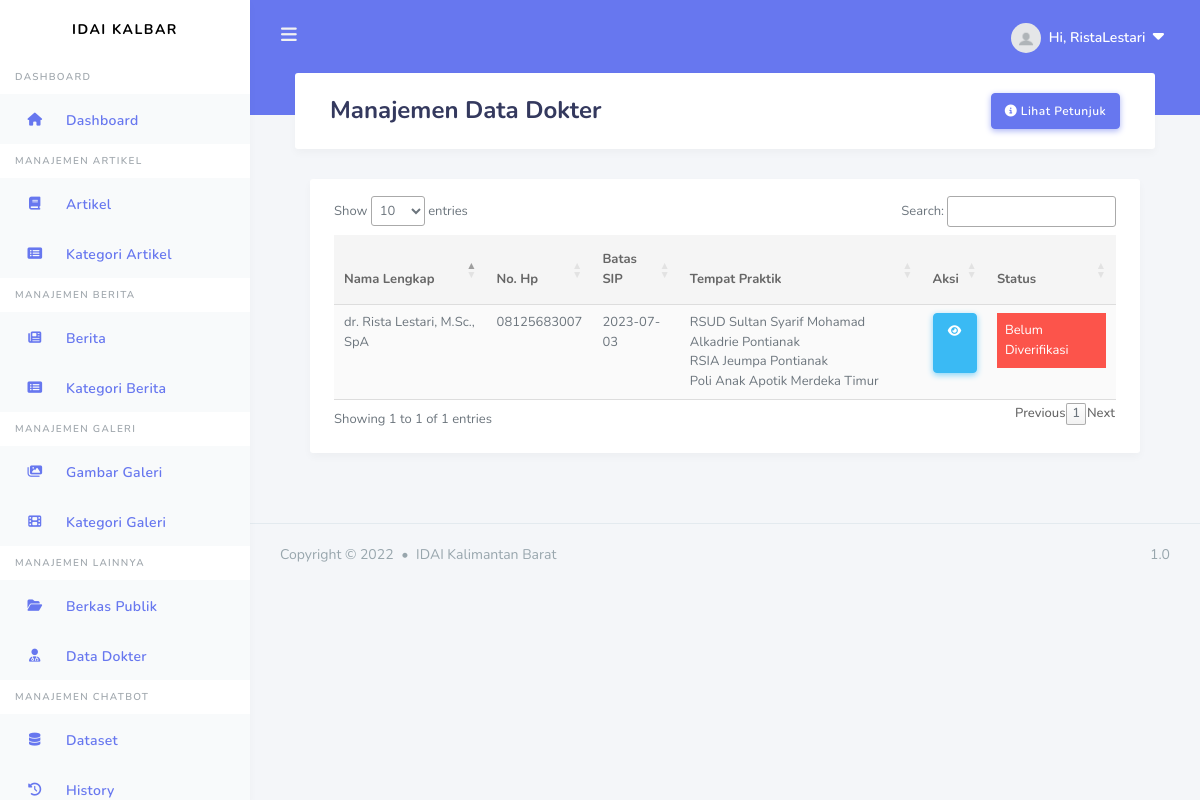
The app's page /admin/data-dokter (signed in) with its own data.
### apps/models.py (models this page shows, shortened)
class User(db.Model, UserMixin):
    id = db.Column(db.Integer, primary_key=True)
    username = db.Column(db.String(20), unique=True, nullable=False)
    email = db.Column(db.String(100), unique=True, nullable=False)
    image_file = db.Column(db.String(20), nullable=False, default='default.jpg')
    password = db.Column(db.String(20), nullable=False)
    articles = db.relationship('Article', backref='author', lazy=True)
    news = db.relationship('News', backref='author', lazy=True)
    galleries = db.relationship('Gallery', backref='author', lazy=True)
    image_galleries = db.relationship('Images_Gallery', backref='author', lazy=True)
    berkas = db.relationship('DataDokter', backref='owner', lazy=True, uselist=False)
    roles_id = db.Column(db.Integer, db.ForeignKey('roles.id'), nullable=False, default=2)

class DataDokter(db.Model):
    id = db.Column(db.Integer, primary_key=True)
    nama_lengkap = db.Column(db.String(100), unique=True, nullable=False)
    no_hp = db.Column(db.String(100), unique=True, nullable=False)
    batas_sip = db.Column(db.Date, nullable=False)
    status_data = db.Column(db.Boolean, default=False, nullable=False)
    user_id = db.Column(db.Integer, db.ForeignKey('user.id'), nullable=False)

class TempatPraktik(db.Model):
    id = db.Column(db.Integer, primary_key=True)
    tempat_praktik = db.Column(db.String(100), nullable=False)
    alamat_praktik = db.Column(db.String(200), nullable=False)
    kota_praktik = db.Column(db.String(50), nullable=False)
    hari_praktik = db.Column(db.String(50), nullable=False)
    jam_mulai = db.Column(db.Time, nullable=False)
    jam_selesai = db.Column(db.Time, nullable=False)
    user_id = db.Column(db.Integer, db.ForeignKey('user.id'))
    user = db.relationship('User', backref=db.backref('tempatpraktiks', lazy=True))

### apps/files/routes.py (the view)
@files.route("/admin/data-dokter", methods=['GET', 'POST'])
@login_required
def data_dokter():
    data = DataDokter.query.all()
    data_tp = TempatPraktik.query.all()
    return render_template('users/admin/data_dokter.html', title='Data Dokter', legend='Data Dokter', data=data, data_tp=data_tp)

### apps/models.py (called while the page is built)
@login_manager.user_loader
def load_user(user_id):
    return User.query.get(int(user_id))

### apps/templates/users/admin/data_dokter.html (shortened to what this page needs)
{% extends "layouts/base_dashboard.html" %}
{% block header %}
<div class="container">
    <h1>Manajemen {{ title }}</h1>
    <button type="button" class="btn btn-primary float-right" data-toggle="modal" data-target="#modalll">
        <i class="fa-solid fa-circle-info"></i>&nbsp;Lihat Petunjuk
    </button>
</div>
{% endblock header %}
{% block content %}
<div class="container">
    <div class="row">
      <div class="col-12 col-md-12 col-lg-12">
        <div class="card">
          <section class="section m-4">
            <table id="data" class="table table-striped table-hover">
                <thead>
                    <tr>
                        <th scope="col">Nama Lengkap</th>
                        <th scope="col">No. Hp</th>
                        <th scope="col">Batas SIP</th>
                        <th scope="col">Tempat Praktik</th>
                        <th scope="col">Aksi</th>
                        <th scope="col">Status</th>
                    </tr>
                    </thead>
                    <tbody>
                    {% for d in data %}
                    <tr>
                        <td>{{ d.nama_lengkap }}</td>
                        <td>{{ d.no_hp }}</td>
                        <td>{{ d.batas_sip }}</td>
                        <td>
                          {% for dtp in data_tp %}
                          {% if d.user_id == dtp.user_id %}
                            {{ dtp.tempat_praktik }}<br>
                          {% endif %}
                          {% endfor %}
                        </td>
                        <td>
                          <div>
                            <a class="btn btn-info" href="{{ url_for('files.data_detail', id=d.user_id) }}" role="button" title="Lihat Data"><i class="fa-solid fa-eye"></i>&nbsp;</a>
                          </div>
                        </td>
                        <td>
                            {% if d.status_data == false %}
                              <div class="p-2 mb-2 bg-danger text-white">Belum Diverifikasi</div>
                            {% else %}
                              <div class="p-2 mb-2 bg-success text-white">Terverifikasi</div>
                            {% endif %}
                        </td>
                    </tr>
                    {% endfor %}
                    </tbody>
            </table>
          </section>
        </div>
      </div>
    </div>
</div>
{% endblock content%}

### apps/templates/includes/header.html (shortened to what this page needs)
<div class="navbar-bg"></div>
    <nav class="navbar navbar-expand-lg main-navbar">
      <form class="form-inline mr-auto">
        <ul class="navbar-nav mr-3">
          <li><a href="#" data-toggle="sidebar" class="nav-link nav-link-lg"><i class="fas fa-bars"></i></a></li>
        </ul>
      </form>
      <ul class="navbar-nav navbar-right">
        <li class="dropdown"><a href="#" data-toggle="dropdown" class="nav-link notification-toggle nav-link-lg nav-link-user"><img src="{{ url_for ('static', filename='assets/img/profile_pics/default.jpg') }}" alt="" class="rounded-circle mr-1">
          <div class="d-sm-none d-lg-inline-block">Hi, {{ current_user.username}} &nbsp;<small><i class="fa-solid fa-caret-down"></i></small></div></a>
        </li>
      </ul>
    </nav>

### records on screen
User: username "RistaLestari"
DataDokter: nama_lengkap "dr. Rista Lestari, M.Sc., SpA", no_hp "08125683007", batas_sip "2023-07-03", status_data "Belum Diverifikasi"
TempatPraktik: tempat_praktik "RSUD Sultan Syarif Mohamad Alkadrie Pontianak"
TempatPraktik: tempat_praktik "RSIA Jeumpa Pontianak"
TempatPraktik: tempat_praktik "Poli Anak Apotik Merdeka Timur"

### other values on screen
{{ title }} "Data Dokter"
